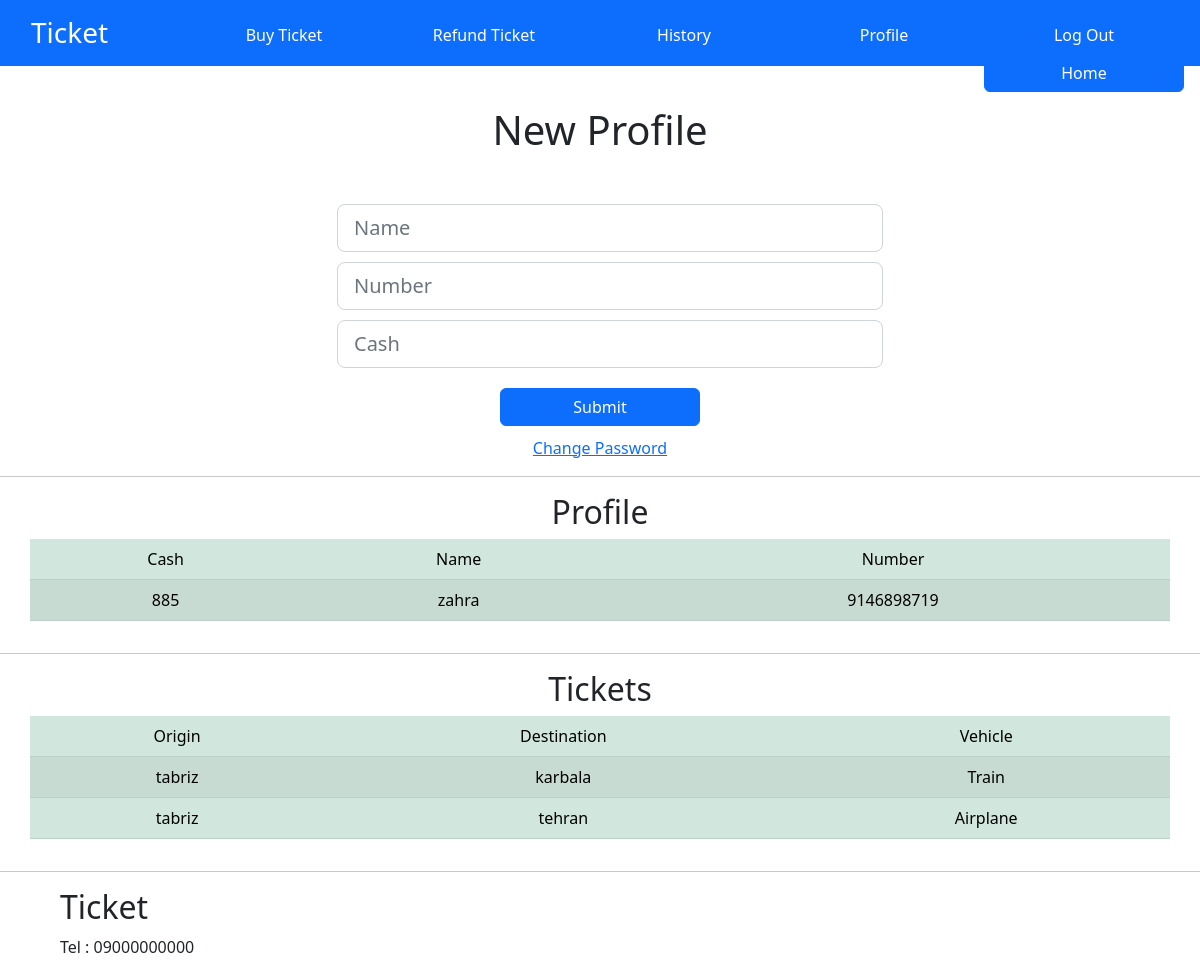
Page /profile (signed in) on the committed database.
### tables this page shows
CREATE TABLE property (id INTEGER NOT NULL, cash INTEGER NOT NULL DEFAULT 0, name TEXT, number INTEGER);

CREATE TABLE buy(id INTEGER NOT NULL, year INTEGER, month INTEGER, day INTEGER, hour INTEGER, minute INTEGER, origin TEXT NOT NULL, destination TEXT NOT NULL, vehicle TEXT, exist BOOL, FOREIGN KEY(id) REFERENCES users(id));

### app.py (the view)
@app.route("/profile", methods=["GET", "POST"])
@login_required
def profile():
    if request.method == "POST":
        name = request.form.get("name")
        number = request.form.get("number")
        cash = request.form.get("cash")
        if not number or not name or not cash:
            return apology("Please enter all filds")
        try:
            cash = float(cash)
        except:
            return apology("please enter number to cash")
        db.execute("UPDATE property SET name = ?, number = ?, cash = ? WHERE id = ?", name, number, cash, session["user_id"])
        return redirect("/")
    else:
        property = db.execute("SELECT cash, name, number FROM property WHERE id = ?", session["user_id"])[0]
        buy = db.execute("SELECT origin, destination, vehicle FROM buy WHERE id = ? AND exist = ?", session["user_id"], 1)
        return render_template("profile.html", property=property, buy=buy)

### app.py (called while the page is built)
@app.after_request
def after_request(response):
    response.headers["Cache-Control"] = "no-cache, no-store, must-revalidate"
    response.headers["Expires"] = 0
    response.headers["Pragma"] = "no-cache"
    return response

### helpers.py (called while the page is built)
def login_required(f):
    @wraps(f)
    def decorated_function(*args, **kwargs):
        if session.get("user_id") is None:
            return redirect("/login")
        return f(*args, **kwargs)
    return decorated_function

### templates/profile.html (shortened to what this page needs)
{% extends "layout.html" %}
{% block main %}
    <div class="container text-center">
        <h1 id="login_head">New Profile</h1>
        <div class="row align-items-center">
            <div class="col-6">
                <form action="/profile" method="post">
                    <input class="form-control form-control-lg" type="text" placeholder="Name" name="name" id="profile_input">
                    <input class="form-control form-control-lg" type="text" placeholder="Number" name="number" id="profile_input">
                    <input class="form-control form-control-lg" type="number" placeholder="Cash" name="cash" id="profile_input">
                    <button type="submit" class="btn btn-primary" id="profile_input">Submit</button>
                </form>
                <a href="/change_password">Change Password</a>
            </div>
          </div>
    </div>
    <hr>
    <div class="container text-center">
        <h2>Profile</h2>
        <div class="row align-items-center">
            <table class="table table-success table-striped">
                <thead>
                    <tr>
                        <td>Cash</td>
                        <td>Name</td>
                        <td>Number</td>
                    </tr>
                </thead>
                <tbody>
                    <tr>
                        <td>{{ property["cash"] }}</td>
                        <td>{{ property["name"] }}</td>
                        <td>{{ property["number"] }}</td>
                    </tr>
                </tbody>
            </table>
        </div>
    </div>
    {% if buy %}
    <hr>
    <div class="container text-center">
        <h2>Tickets</h2>
        <div class="row align-items-center">
            <table class="table table-success table-striped">
                <thead>
                    <tr>
                        <td>Origin</td>
                        <td>Destination</td>
                        <td>Vehicle</td>
                    </tr>
                </thead>
                <tbody>
                    {% for temp in buy %}
                    <tr>
                        <td>{{ temp["origin"] }}</td>
                        <td>{{ temp["destination"] }}</td>
                        <td>{{ temp["vehicle"] }}</td>
                    </tr>
                    {% endfor %}
                </tbody>
            </table>
        </div>
    </div>
    {% endif %}
{% endblock %}

### static/style.css (style rules this page uses)
.btn-primary { width: 200px; }
#login_head { margin-top: 40px; margin-bottom: 40px; }
#profile_input { margin: 10px; }

### rows in the picture
property: cash "885", name "zahra", number "9146898719"
buy: origin "tabriz", destination "karbala", vehicle "Train"
buy: origin "tabriz", destination "tehran", vehicle "Airplane"
